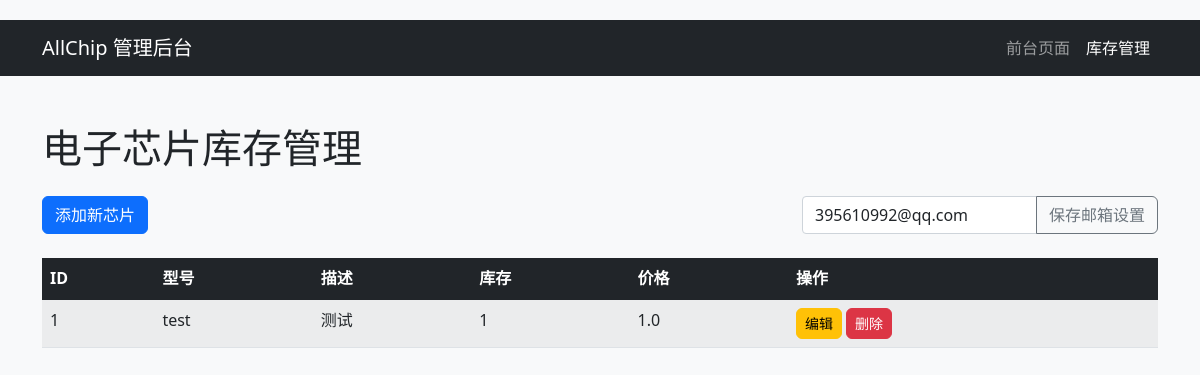
Before: /admin (signed in) with the older database file.
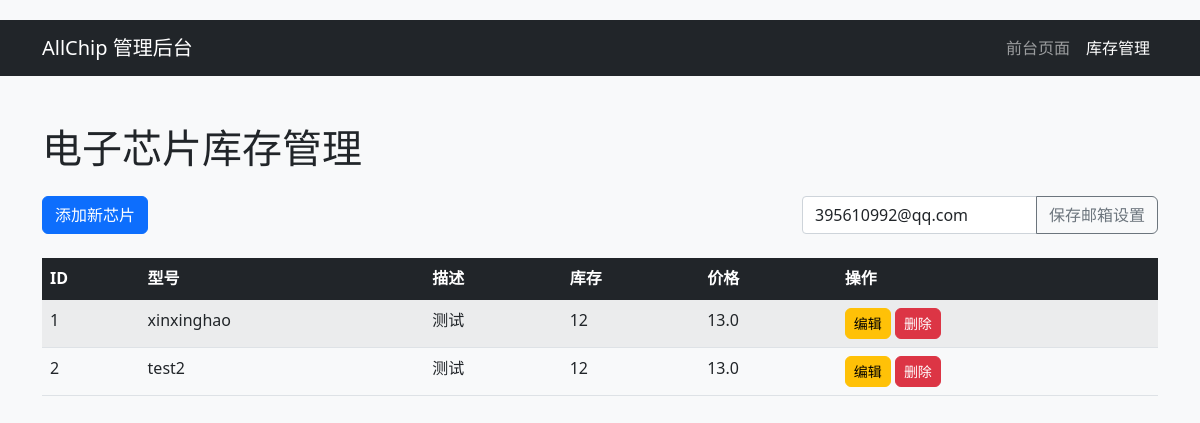
After: the same page with the newer database file.
### app.py (models this page shows, shortened)
class Setting(db.Model):
    id = db.Column(db.Integer, primary_key=True)
    key = db.Column(db.String(50), unique=True, nullable=False)
    value = db.Column(db.String(200), nullable=False)

class Chip(db.Model):
    id = db.Column(db.Integer, primary_key=True)
    model = db.Column(db.String(64), index=True, unique=True, nullable=False)
    description = db.Column(db.String(200))
    stock = db.Column(db.Integer, default=0)
    price = db.Column(db.Float, default=0.0)

### app.py (the view)
@app.route('/admin')
def admin_dashboard():
    if not session.get('admin_logged_in'):
        return redirect(url_for('admin_login'))
    chips = Chip.query.all()
    email_form = EmailSettingForm()
    setting = Setting.query.filter_by(key='email_recipient').first()
    if setting:
        email_form.email.data = setting.value
    return render_template('admin.html', chips=chips, email_form=email_form)

### app.py
class EmailSettingForm(FlaskForm):
    email = EmailField('接收邮件的邮箱', validators=[DataRequired(), Email()])

### templates/admin.html (shortened to what this page needs)
<!DOCTYPE html>
<html lang="zh-CN">
<head>
    <link href="https://cdn.jsdelivr.net/npm/bootstrap@5.1.3/dist/css/bootstrap.min.css" rel="stylesheet">
    <link rel="stylesheet" href="{{ url_for('static', filename='css/style.css') }}">
</head>
<body>
    <nav class="navbar navbar-expand-lg navbar-dark bg-dark">
        <div class="container">
            <a class="navbar-brand" href="#">AllChip 管理后台</a>
            <div class="collapse navbar-collapse">
                <ul class="navbar-nav ms-auto">
                    <li class="nav-item">
                        <a class="nav-link" href="{{ url_for('index') }}">前台页面</a>
                    </li>
                    <li class="nav-item">
                        <a class="nav-link active" href="#">库存管理</a>
                    </li>
                </ul>
            </div>
        </div>
    </nav>
    <div class="container mt-5">
        <h1 class="mb-4">电子芯片库存管理</h1>
        <div class="row mb-4">
            <div class="col-md-8">
                <button class="btn btn-primary" data-bs-toggle="modal" data-bs-target="#addChipModal">
                     添加新芯片
                </button>
            </div>
            <div class="col-md-4">
                <form id="emailSettingsForm">
                    <div class="input-group">
                        <input type="email" class="form-control" id="email" name="email"
                               value="{{ email_form.email.data }}" required>
                        <button class="btn btn-outline-secondary" type="submit">保存邮箱设置</button>
                    </div>
                </form>
            </div>
        </div>
        <div class="table-responsive">
            <table class="table table-striped table-hover">
                <thead class="table-dark">
                    <tr>
                        <th>ID</th>
                        <th>型号</th>
                        <th>描述</th>
                        <th>库存</th>
                        <th>价格</th>
                        <th>操作</th>
                    </tr>
                </thead>
                <tbody>
                    {% for chip in chips %}
                    <tr id="chip-{{ chip.id }}">
                        <td>{{ chip.id }}</td>
                        <td>{{ chip.model }}</td>
                        <td>{{ chip.description }}</td>
                        <td>{{ chip.stock }}</td>
                        <td>{{ chip.price | round(2) }}</td>
                        <td>
                            <button class="btn btn-sm btn-warning edit-chip" data-id="{{ chip.id }}">
                                 编辑
                            </button>
                            <button class="btn btn-sm btn-danger delete-chip" data-id="{{ chip.id }}">
                                 删除
                            </button>
                        </td>
                    </tr>
                    {% endfor %}
                </tbody>
            </table>
        </div>
    </div>
</body>
</html>

### static/css/style.css (style rules this page uses)
body { padding-top: 20px; padding-bottom: 20px; background-color: #f8f9fa; }
.btn { border-radius: 6px; }

Changed rows visible on the page:
changed Chip id 1: model "test" → "xinxinghao"; stock "1" → "12"; price "1.0" → "13.0"
added Chip: id "2", model "test2", description "测试", stock "12", price "13.0"
